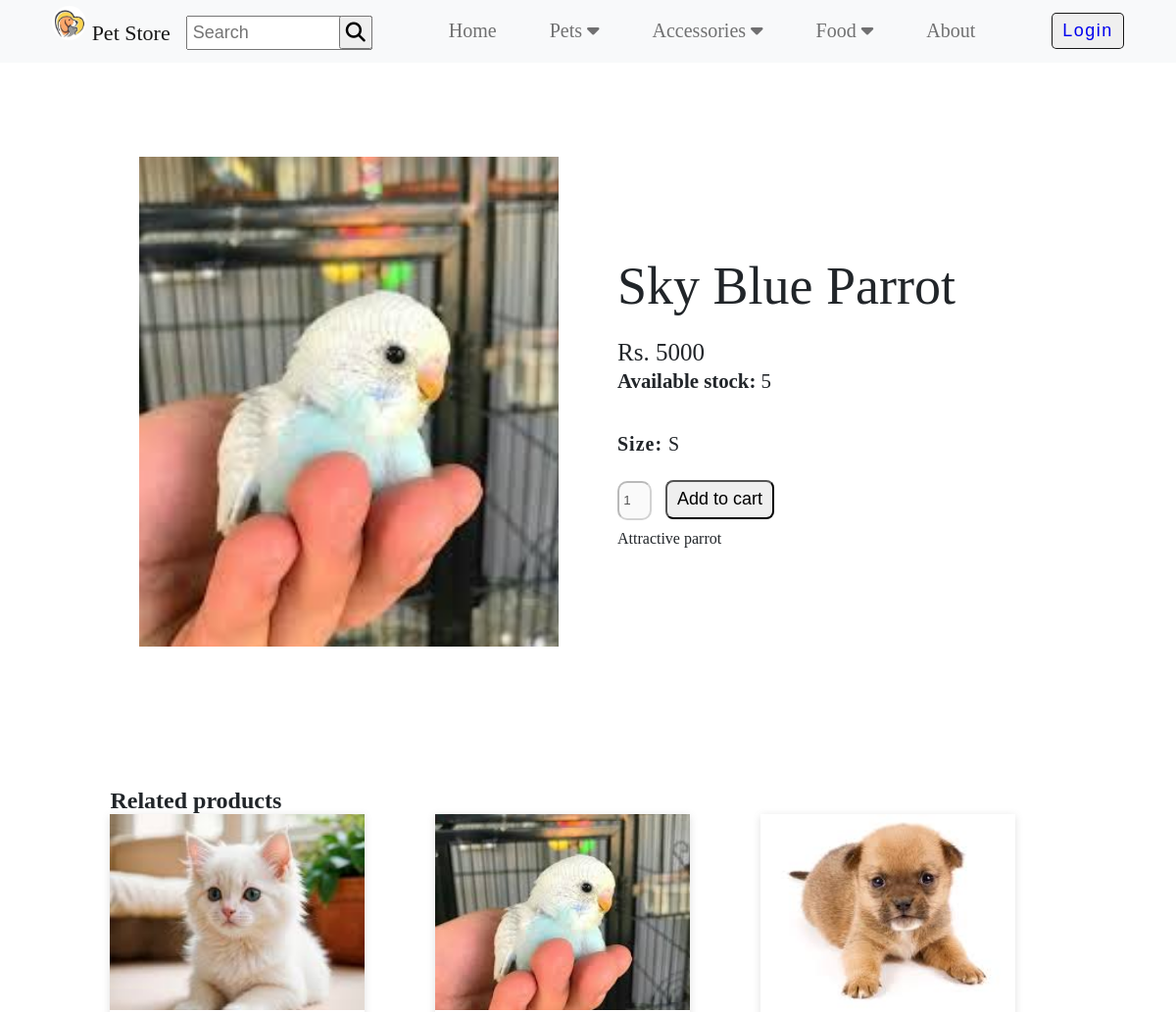
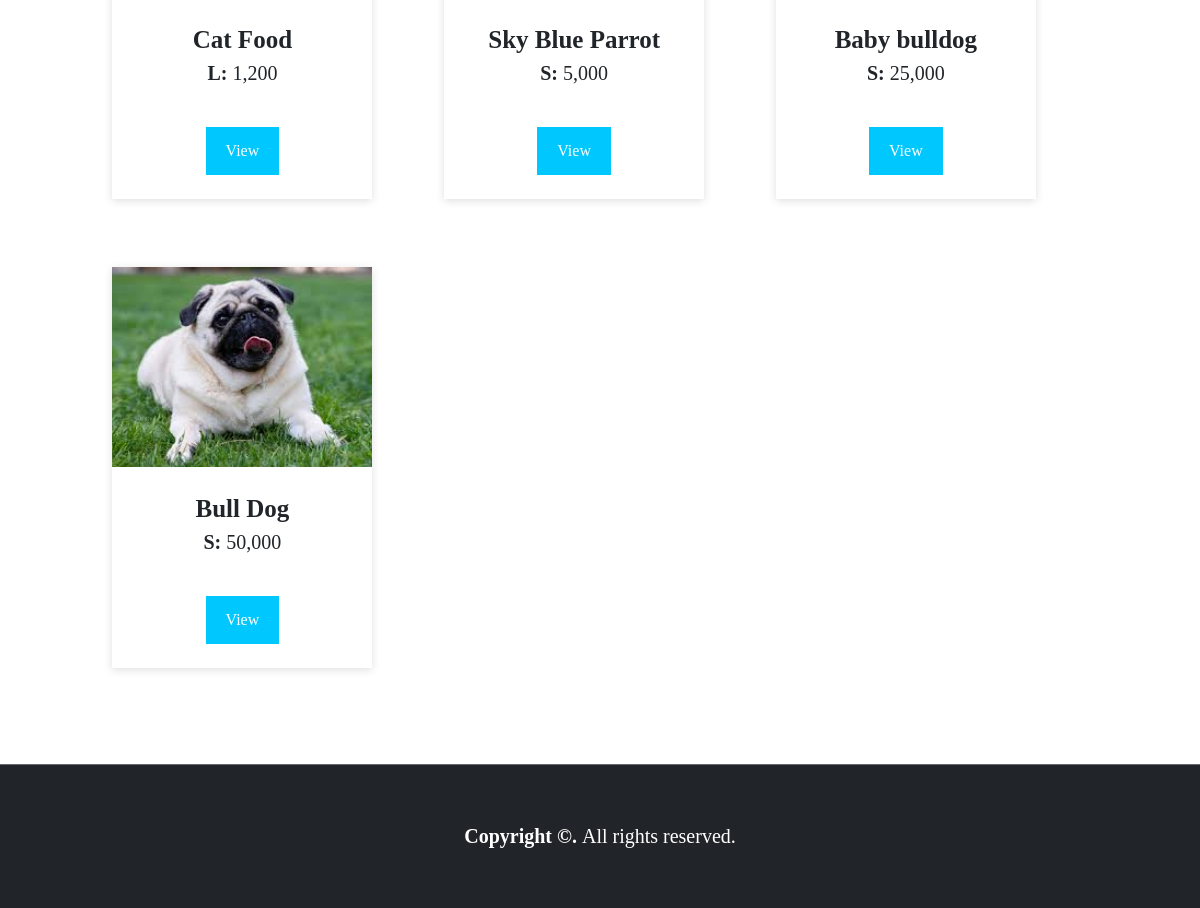
Page /index.php?page=view_product&id=10 on the committed database (2 pictures, top to bottom).
### tables this page shows
CREATE TABLE `system_info` (
  `id` int(255) NOT NULL,
  `field` text NOT NULL,
  `value` text NOT NULL
);

CREATE TABLE `inventory` (
  `id` int(255) NOT NULL,
  `product_id` int(255) NOT NULL,
  `quantity` int(255) NOT NULL,
  `unit` varchar(255) NOT NULL,
  `price` bigint(255) NOT NULL,
  `size` varchar(255) NOT NULL
);

CREATE TABLE `product` (
  `id` int(255) NOT NULL,
  `category_id` int(255) NOT NULL,
  `sub_category_id` int(255) NOT NULL,
  `product_name` varchar(255) NOT NULL,
  `description` varchar(255) NOT NULL
);

### view_product.php (the view, shortened to what this page needs)
<?php
include('connection.php');
if(isset($_GET['id'])) {
    $id = $_GET['id'];
    $editQuery = "SELECT * FROM inventory WHERE product_id = '$id'";
    $editResult = mysqli_query($conn, $editQuery);
    if($editResult) {
        $row = mysqli_fetch_assoc($editResult);
        $product_id = $row['product_id'];
        $size = $row['size'];
        $quantity = $row['quantity'];
        $price = $row['price'];
        $imageDir = "admin/uploads/product_$id/";
        $imageFile = '';
        if (is_dir($imageDir)) {
            $files = scandir($imageDir);
            foreach ($files as $file) {
                if ($file !== '.' && $file !== '..') {
                    $imageFile = $imageDir . $file;
                    break;
                }
            }
        }
    }
}
?>
<section class="product-display">
        <div class="container">
            <div class="row">
                <div class="col-1">
                    <img class="card-img" id="display-img" <img src="<?php echo isset($imageFile) ? $imageFile : 'path/to/default/blank-image.jpg'; ?>" alt="..." />
                </div>
                <div class="col-2">
                    <h1 class="product-name">
                    <?php
                        $categoryQuery = "SELECT * FROM product WHERE id='$product_id'";
                        $categoryResult = mysqli_query($conn, $categoryQuery);
                        while ($catRow = mysqli_fetch_array($categoryResult)) {
                            $selected = (isset($product_id) && $product_id == $catRow['id']) ? 'selected' : '';
                            echo "<option value='{$catRow['id']}' $selected>{$catRow['product_name']}</option>";
                        }
                        ?></h1>
                    <div class="product-available">
                        Rs. <span id="price"><?php echo isset($price) ? $price : ''; ?></span>
                        <br>
                        <span><small><b>Available stock:</b> <span id="avail"><?php echo isset($quantity) ? $quantity : ''; ?></span></small></span>
                    </div>
                    <div class="product-size">
                        <span><b>Size: </b><?php echo isset($size) ? $size : ''; ?></span>
                    </div>
                    <form action="" method="POST" id="add-cart">
                        <div class="product-quantity">
                            <input class="quantity" id="inputQuantity" type="number" value="1" name="quantity" disabled/>
                            <button class="btn" type="submit" name="submit">
                                Add to cart
                            </button>
                        </div>
                    </form>
                    <p class="description">
                    <?php
                        $categoryQuery = "SELECT * FROM product WHERE id='$product_id'";
                        $categoryResult = mysqli_query($conn, $categoryQuery);
                        while ($catRow = mysqli_fetch_array($categoryResult)) {
                            echo $catRow['description'];
                        }
                        ?>
                    </p>
                </div>
            </div>
        </div>
</section>
    <?php
function validate_image($img_path) {
    if (!empty($img_path) && file_exists($img_path)) {
        return $img_path;
    } else {
        return 'uploads/cat4.jpg';
    }
}
?>
<section class="product">
    <div class="container">
    <h2 class="info">Related products</h2>
        <div class="row">
            <?php
            $products = $conn->query("SELECT * FROM product ORDER BY rand() LIMIT 8");
            while ($row = $products->fetch_assoc()):
                $upload_path = 'admin/uploads/product_'.$row['id'];
                $img = "";
                if (is_dir($upload_path)) {
                    $fileO = scandir($upload_path);
                    if (isset($fileO[2])) {
                        $img = $upload_path."/".$fileO[2];
                    }
                }
                $inventory = $conn->query("SELECT * FROM inventory WHERE product_id = ".$row['id']);
                $inv = array();
                while ($ir = $inventory->fetch_assoc()) {
                    $inv[$ir['size']] = number_format($ir['price']);
                }
                if (!empty($inv)):
            ?>
                <div class="col-md-3">
                    <div class="product-item card">
                        <img class="card-img" src="<?php echo validate_image($img); ?>" alt="Product Image" />
                        <div class="card-body">
                            <div class="text-center">
                                <h5 class="boder-name"><?php echo $row['product_name']; ?></h5>
                                <?php foreach ($inv as $k => $v): ?>
                                    <span><b><?php echo $k; ?>: </b><?php echo $v; ?></span><br>
                                <?php endforeach; ?>
                            </div>
                        </div>
                        <div class="card-footer">
                            <div class="text-center">
                                <a class="view" href="index.php?page=view_product&id=<?php echo $row['id']; ?>">View</a>
                            </div>
                        </div>
                    </div>
                </div>
            <?php
                endif;
            endwhile;
            ?>
        </div>
    </div>
</section>

### inc/topBarNav.php (shortened to what this page needs)
<nav class="navbar">
        <div class="container">
            <div class="intro">
              <a class="navbar-brand" href="./">
                          <?php
                              $logoQuery = "SELECT * FROM system_info WHERE field='logo'";
                              $logoResult = mysqli_query($conn, $logoQuery);
                              while ($row = mysqli_fetch_array($logoResult)) {
                              ?><img src="admin/<?php echo $row['value']?>" width="30" height="30">
                              <?php
                              }
                              $logoQuery = "SELECT * FROM system_info WHERE field='short_name'";
                              $logoResult = mysqli_query($conn, $logoQuery);
                              while ($row = mysqli_fetch_array($logoResult)) {
                              ?><?php echo $row['value']?>
                              <?php
                              }
                              ?>
              </a>
                <form id="search-form">
                  <div class="input-group">
                    <input class="form-search" type="search" placeholder="Search" aria-label="Search" name="search">
                    <button type="submit"><i class="fa-solid fa-magnifying-glass"></i></button>
                  </div>
                </form>
            </div>
            <div class="menu">
              <ul class="nav-menu">
                <li class="nav-item"><a class="nav-link" href="./">Home</a></li>
                <li class="nav-item item dropdown-icon" id="dropdownButton"><a class="nav-link" href="">Pets <i class="fa-solid fa-caret-down"></i></a>
                </li>
                <li class="nav-item item dropdown-icon" id="dropdownButton"><a class="nav-link" href="">Accessories <i class="fa-solid fa-caret-down"></i></a>
                  </li>
                  <li class="nav-item item dropdown-icon" id="dropdownButton"><a class="nav-link" href="">Food <i class="fa-solid fa-caret-down"></i></a>
                  </li>
                <li class="nav-item"><a class="nav-link" href="index.php?page=about">About</a></li>
              </ul>
            </div>
            <div class="user-cart">
            <?php if(isset($_SESSION['firstname'])): ?>
                <div class="cart" style="display:flex;">
                    <a href="index.php?page=cart_list">
                        Cart
                        <span class="cart-count" id="cart-count">
                            2
                        </span>
                    </a>
                    <a href="index.php?page=my_account" class="text-dark"><b>Hi, <?php echo $_SESSION['firstname']; ?>!</b></a>
                    <a href="logout.php" class="text-dark"><i class="fa fa-sign-out-alt"></i></a>
                </div>
            <?php else: ?>
                <button class="btn" id="login-btn" type="button"><a href="login.php">Login</a></button>
            <?php endif; ?>
            </div>
        </div>
    </nav>

### css/style.css (style rules this page uses)
* { margin: 0; padding: 0; box-sizing: border-box; }

### rows in the picture
system_info: value (picture)
system_info: value "Pet Store"
inventory: price "5000", quantity "5", size "S"
product: $catRow['id'] 10 (drawn), description "Attractive parrot", shows a picture, product_name "Sky Blue Parrot", k "S", v "5,000"
product: shows a picture, product_name "Cat Food", k "L", v "1,200"
product: shows a picture, product_name "Baby bulldog", k "S", v "25,000"
product: shows a picture, product_name "Bull Dog", k "S", v "50,000"
